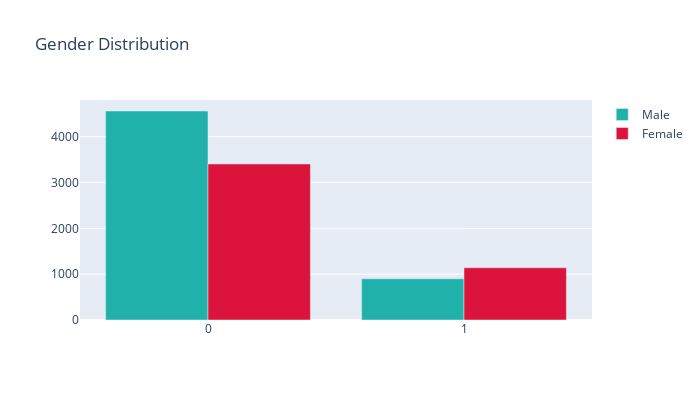

Notebook code cell kept with this figure:
### Markdown cell above
<a id = 'subsec3'></a>
**Gender Feature**

### Code cell
df_1 = df[df['Gender'] == 'Male']
df_2 = df[df['Gender'] == 'Female']
df_1 = df_1['Exited'].value_counts()
df_2 = df_2['Exited'].value_counts()

trace1 = go.Bar(x = df_1.index[::-1], y = df_1.values[::-1], name = 'Male', marker = dict(color = 'lightseagreen'))
trace2 = go.Bar(x = df_2.index[::-1], y = df_2.values[::-1], name = 'Female', marker = dict(color = 'crimson'))
data = [trace1, trace2]
layout = go.Layout(height = 400, width = 700, title = 'Gender Distribution')
fig = go.Figure(data = data, layout = layout)
py.iplot(fig)

### Figure 1 — Plotly figure (JSON) as saved in the notebook; plotly's stock layout.template omitted (floating-point values rounded to 4 significant figures)
{"data": [{"marker": {"color": "lightseagreen"}, "name": "Male", "type": "bar", "x": [1, 0], "y": [898, 4559]}, {"marker": {"color": "crimson"}, "name": "Female", "type": "bar", "x": [1, 0], "y": [1139, 3404]}], "layout": {"height": 400, "title": {"text": "Gender Distribution"}, "width": 700}}
